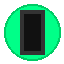

This figure's Python source:
"""
系统托盘 + 全局快捷键
"""
import threading
import time
import keyboard
from PIL import Image
import pystray

class TrayIcon:
    def __init__(self, on_toggle=None, on_pause=None, on_exit=None):
        self.on_toggle = on_toggle
        self.on_pause = on_pause
        self.on_exit = on_exit
        self.running = False
        self.paused = False
        self.icon = None
        self._thread = None

    def _create_menu(self):
        return pystray.Menu(
            pystray.MenuItem("显示/隐藏 弹幕 (F9)", self._toggle, default=True),
            pystray.MenuItem("暂停/恢复 弹幕", self._pause_resume),
            pystray.MenuItem("退出", self._exit),
        )

    def _toggle(self, icon=None, item=None):
        if self.on_toggle:
            self.on_toggle()
        self._update_icon()

    def _pause_resume(self, icon=None, item=None):
        if self.on_pause:
            self.on_pause()
        self._update_icon()

    def _exit(self, icon=None, item=None):
        print('[tray] 退出中...', flush=True)
        self.stop()
        if self.on_exit:
            self.on_exit()

    def _update_icon(self):
        if not self.icon:
            return
        # 不同状态用不同颜色
        if self.paused:
            color = (255, 100, 100, 255)  # 红色 = 暂停
        else:
            color = (0, 255, 136, 255)   # 绿色 = 运行
        img = Image.new('RGBA', (64, 64), (0,0,0,0))
        from PIL import ImageDraw
        draw = ImageDraw.Draw(img)
        draw.ellipse([4,4,60,60], fill=color, outline=(255,255,255,200), width=2)
        draw.rectangle([20,10,44,54], fill='#333333')
        self.icon.icon = img

    def start(self):
        """在后台线程启动托盘。"""
        self.running = True
        img = Image.new('RGBA', (64, 64), (0,0,0,0))
        from PIL import ImageDraw
        draw = ImageDraw.Draw(img)
        draw.ellipse([4,4,60,60], fill='#00ff88', outline=(255,255,255,200), width=2)
        draw.rectangle([20,10,44,54], fill='#333333')

        self.icon = pystray.Icon("danmu", img, "AI 弹幕助手", self._create_menu())
        self.icon.visible = True

        # 全局快捷键 F9
        def on_f9():
            if self.running:
                self._toggle()
        keyboard.add_hotkey('f9', on_f9)

        self._thread = threading.Thread(target=self.icon.run, daemon=True)
        self._thread.start()
        print('[tray] 托盘已启动，按 F9 切换显示/隐藏', flush=True)

    def stop(self):
        self.running = False
        if self.icon:
            self.icon.stop()
        keyboard.unhook_all()

    def is_paused(self):
        return self.paused
